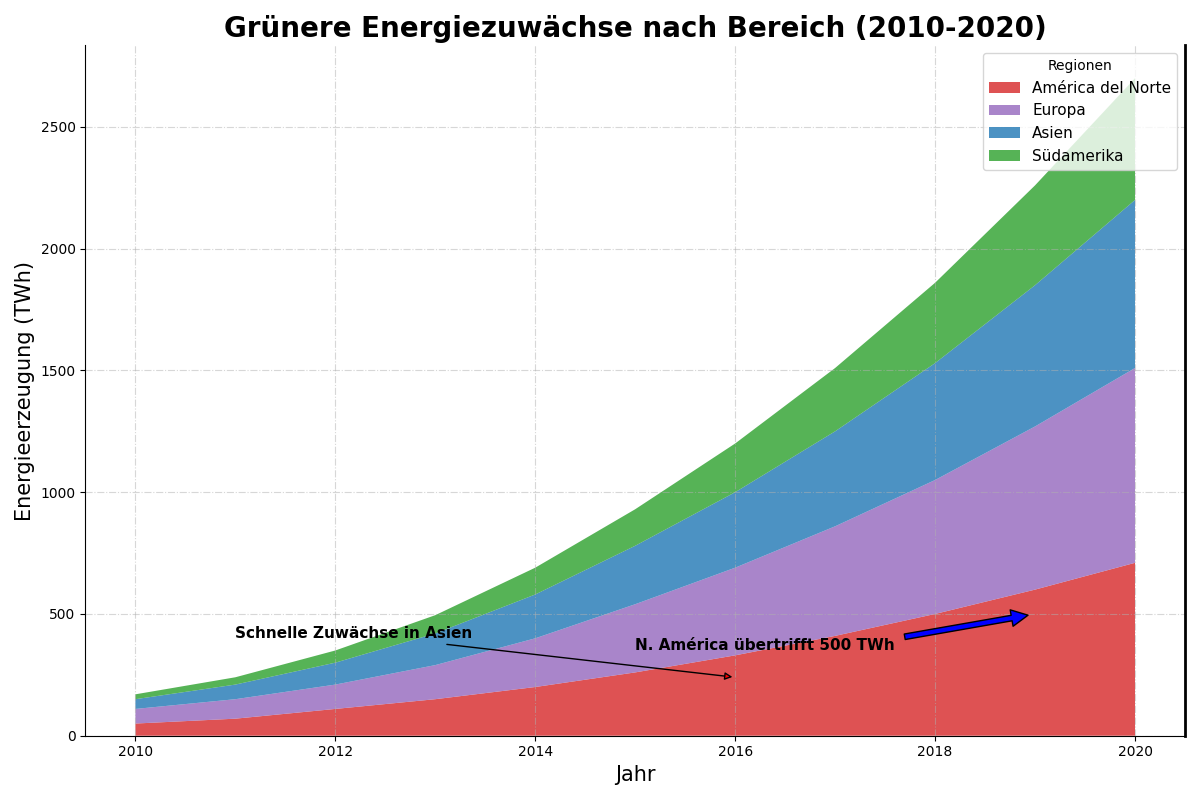

This chart was generated by the following Python code:
import matplotlib.pyplot as plt
import numpy as np

years = np.arange(2010, 2021)

north_america_renewable = [50, 70, 110, 150, 200, 260, 330, 410, 500, 600, 710]
europe_renewable = [60, 80, 100, 140, 200, 280, 360, 450, 550, 670, 800]
asia_renewable = [40, 60, 90, 130, 180, 240, 310, 390, 480, 580, 690]
south_america_renewable = [20, 30, 50, 75, 110, 150, 200, 260, 330, 410, 500]

data = np.array([
    north_america_renewable,
    europe_renewable,
    asia_renewable,
    south_america_renewable
])

fig, ax = plt.subplots(figsize=(12, 8))

ax.stackplot(
    years, data, labels=[
        'América del Norte', 'Europa', 'Asien', 'Südamerika'
    ],
    colors=['#d62728', '#9467bd', '#1f77b4', '#2ca02c'], alpha=0.80
)

ax.set_title(
    "Grünere Energiezuwächse nach Bereich (2010-2020)",
    fontsize=20, fontweight='bold')
ax.set_xlabel("Jahr", fontsize=15)
ax.set_ylabel("Energieerzeugung (TWh)", fontsize=15)
ax.legend(loc='upper right', title="Regionen", fontsize=11)

ax.grid(True, linestyle='-.', alpha=0.5)

ax.spines['top'].set_visible(False)
ax.spines['right'].set_linewidth(2)

ax.annotate('N. América übertrifft 500 TWh', xy=(2019, 500), xytext=(2015, 350),
            arrowprops=dict(facecolor='blue', shrink=0.05), fontsize=11, fontweight='bold')
ax.annotate('Schnelle Zuwächse in Asien', xy=(2016, 240), xytext=(2011, 400),
            arrowprops=dict(facecolor='red', arrowstyle='-|>'), fontsize=11, fontweight='bold')

fig.tight_layout()

plt.show()
